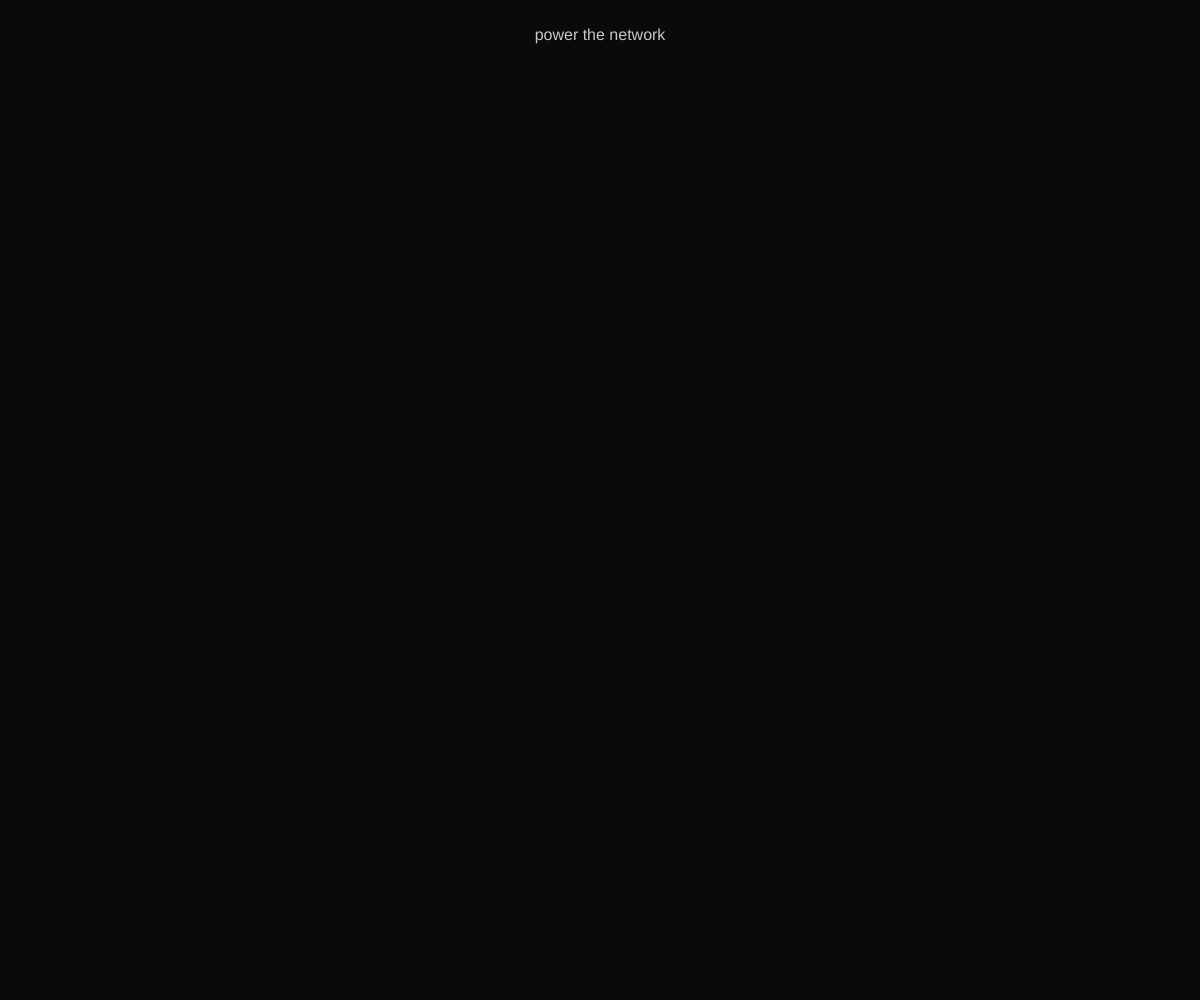
Frame 1 (no input)
Frame 60 (no input): identical to frame 1, image omitted
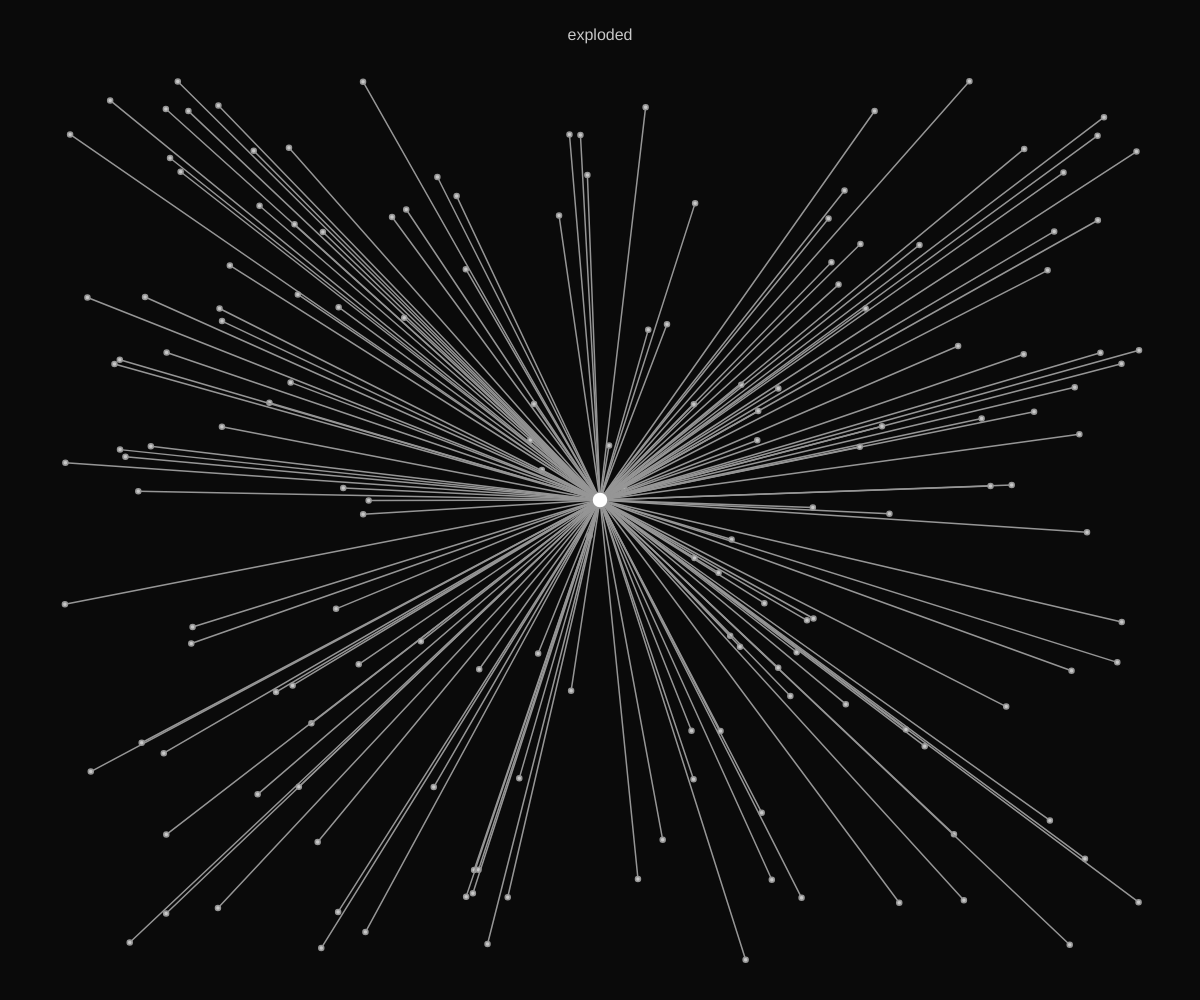
Frame 120 (the mouse pressed at the canvas centre since frame 60)

The p5.js sketch that drew these frames (run headless with seeded random() and noise() and a simulated clock; from frame 60 on, the mouse is pressed at the canvas centre):

// p5.js sketch
// ── sketch.js
// Network explosion with a base speed and random per-node speed multipliers

let centerX, centerY;
let nodes = [];
let exploded = false;
let numNodes = 160;

let baseSpeed = 0.38; // <<< overall explosion speed

function setup() {
  createCanvas(windowWidth, windowHeight);
  centerX = width / 2;
  centerY = height / 2;
}

function draw() {
  background(10);

  // Instructions
  fill(200);
  noStroke();
  textAlign(CENTER);
  textSize(16);
  if (!exploded) {
    text("power the network", width / 2, 40);
  } else {
    text("exploded", width / 2, 40);
  }

  // If not exploded, stop here
  if (!exploded) return;

  // Draw arms + nodes
  stroke(150);
  strokeWeight(1.5);
  fill(200, 200, 200);

  for (let n of nodes) {

    // Each node animates at "baseSpeed * randomMultiplier"
    if (n.t < 1) {
      n.t += baseSpeed * n.speedFactor;
    }
    n.t = constrain(n.t, 0, 1);

    // Blend from centre to target
    let x = lerp(centerX, n.targetX, n.t);
    let y = lerp(centerY, n.targetY, n.t);

    // Draw line + dot
    line(centerX, centerY, x, y);
    ellipse(x, y, 5, 5);
  }

    // Central point
  fill(255);
  ellipse(centerX, centerY, 16, 16);
}

function mousePressed() {
  if (!exploded) {
    exploded = true;

    // Generate nodes with random targets and randomised speeds
    for (let i = 0; i < numNodes; i++) {
      nodes.push({
        targetX: random(60, width - 60),
        targetY: random(80, height - 40),
        t: 0,                     // animation position
        speedFactor: random(0.5, 2) // multiplier of baseSpeed
      });
    }
  }else{
    exploded = false;
    nodes = [];
    numNodes = random(600);
  }
}

function windowResized() {
  resizeCanvas(windowWidth, windowHeight);
  centerX = width / 2;
  centerY = height / 2;
}
